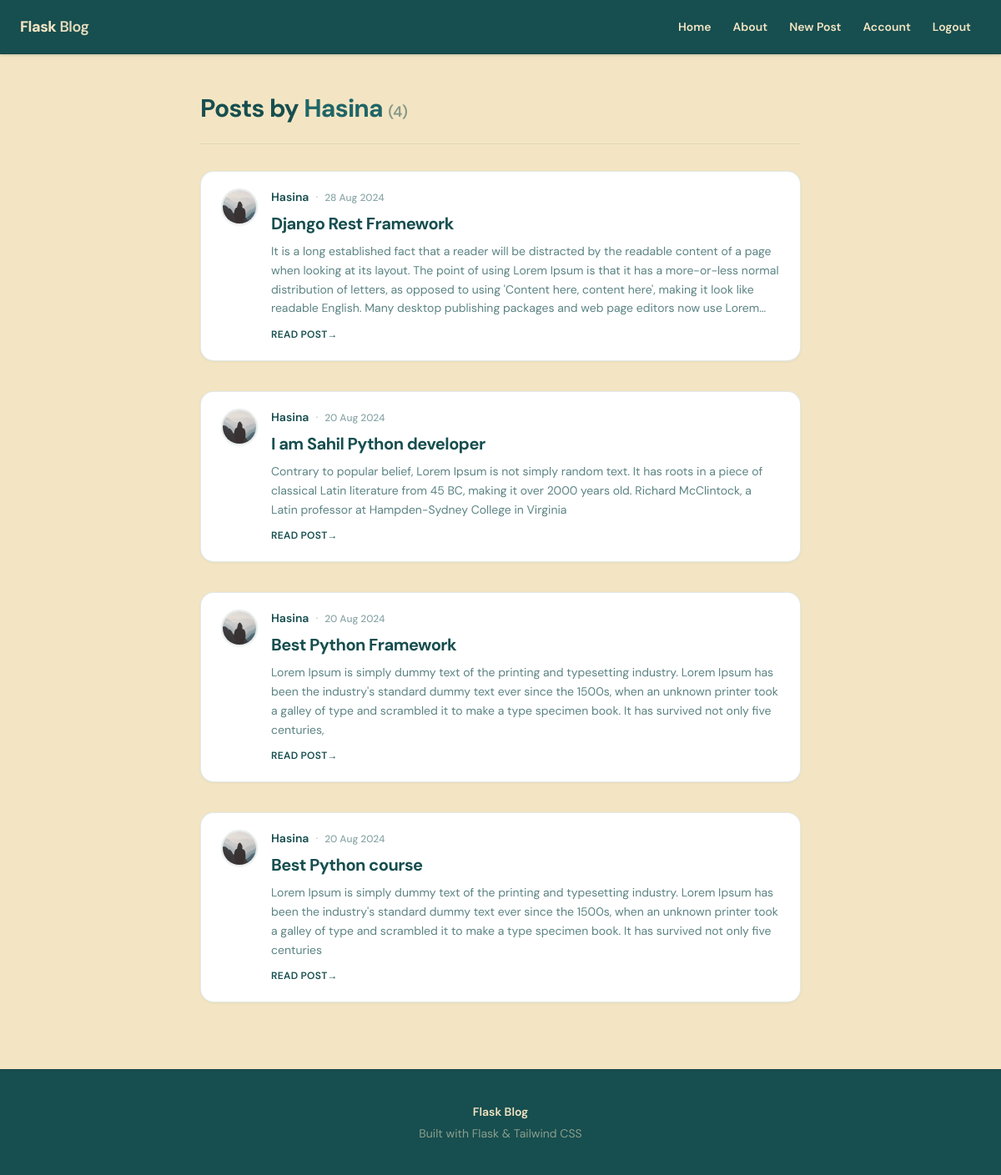
Page /user/Hasina (signed in) on the committed database.
### flaskblog/models.py (models this page shows, shortened)
class User(db.Model, UserMixin):
    id = db.Column(db.Integer, primary_key=True)
    username = db.Column(db.String(20), unique=True, nullable=False)
    email = db.Column(db.String(120), unique=True, nullable=False)
    image_file = db.Column(db.String(20), nullable=False, default='default.jpg')
    password = db.Column(db.String(60), nullable=False)
    posts = db.relationship('Post', backref='author', lazy=True)

class Post(db.Model):
    id = db.Column(db.Integer, primary_key=True)
    title = db.Column(db.String(100), nullable=False)
    date_posted = db.Column(db.DateTime, nullable=False, default=datetime.utcnow)
    content = db.Column(db.Text, nullable=False)
    user_id = db.Column(db.Integer, db.ForeignKey('user.id'), nullable=False)

### flaskblog/user/routes.py (the view)
@users.route("/user/<string:username>")
def user_posts(username):
    page = request.args.get('page', 1, type=int)
    user = User.query.filter_by(username=username).first_or_404()
    posts = Post.query.filter_by(author=user)\
        .order_by(Post.date_posted.desc())\
        .paginate(page=page, per_page=5)
    return render_template('user_posts.html', posts=posts, user=user)

### flaskblog/models.py (called while the page is built)
@login_manager.user_loader
def load_user(user_id):
    return User.query.get(int(user_id))

### flaskblog/templates/user_posts.html (shortened to what this page needs)
{% extends "layout.html" %}
{% block content %}
	<header class="mb-8 border-b border-forest/10 pb-6">
		<h1 class="text-2xl font-bold tracking-tight text-forest sm:text-3xl">
			Posts by <span class="text-forest-light">{{ user.username }}</span>
			<span class="text-lg font-semibold text-forest/50">({{ posts.total }})</span>
		</h1>
	</header>
	<div class="flex flex-col gap-5">
		{% for post in posts.items %}
			<article class="overflow-hidden rounded-2xl border border-forest/10 bg-white p-5 shadow-sm ring-1 ring-black/[0.03] transition hover:border-forest/20 hover:shadow-md sm:p-6">
				<div class="flex gap-4">
					<a href="{{ url_for('users.user_posts', username=post.author.username) }}" class="shrink-0 self-start">
						<img class="h-11 w-11 rounded-full border-2 border-forest/10 object-cover shadow-sm" src="{{ url_for('static', filename='profile_pics/' + post.author.image_file) }}" alt="">
					</a>
					<div class="min-w-0 flex-1">
						<div class="flex flex-wrap items-baseline gap-x-2 gap-y-0.5 text-sm">
							<a class="font-semibold text-forest hover:text-forest-light hover:underline" href="{{ url_for('users.user_posts', username=post.author.username) }}">{{ post.author.username }}</a>
							<span class="text-forest/35" aria-hidden="true">·</span>
							<time class="text-xs font-medium tabular-nums text-forest/50">{{ post.date_posted.strftime('%d %b %Y') }}</time>
						</div>
						<h2 class="mt-2 text-lg font-bold leading-snug tracking-tight text-forest sm:text-xl">
							<a class="hover:text-forest-light" href="{{ url_for('posts.post', post_id=post.id) }}">{{ post.title }}</a>
						</h2>
						<p class="mt-2 line-clamp-4 text-sm leading-relaxed text-forest/70">{{ post.content }}</p>
						<a href="{{ url_for('posts.post', post_id=post.id) }}" class="mt-3 inline-flex text-xs font-semibold uppercase tracking-wide text-forest hover:text-forest-light">Read post <span aria-hidden="true">→</span></a>
					</div>
				</div>
			</article>
		{% endfor %}
	</div>
{% endblock content %}

### flaskblog/static/main.css (style rules this page uses)
html, :host { line-height: 1.5; -webkit-text-size-adjust: 100%; -moz-tab-size: 4; -o-tab-size: 4; tab-size: 4; font-family: DM Sans, ui-sans-serif, system-ui, sans-serif; font-feature-settings: normal; font-variation-settings: normal; -webkit-tap-highlight-color: transparent; }
body { margin: 0; line-height: inherit; }
h1, h2, h3, h4, h5, h6 { font-size: inherit; font-weight: inherit; }
a { color: inherit; text-decoration: inherit; }
blockquote, dl, dd, h1, h2, h3, h4, h5, h6, hr, figure, p, pre { margin: 0; }
img, svg, video, canvas, audio, iframe, embed, object { display: block; vertical-align: middle; }
img, video { max-width: 100%; height: auto; }
html { scroll-behavior: smooth; }
body { font-family: DM Sans, ui-sans-serif, system-ui, sans-serif; --tw-text-opacity: 1; color: rgb(23 78 79 / var(--tw-text-opacity, 1)); -webkit-font-smoothing: antialiased; -moz-osx-font-smoothing: grayscale; }
.mb-8 { margin-bottom: 2rem; }
.mt-2 { margin-top: 0.5rem; }
.mt-3 { margin-top: 0.75rem; }
.line-clamp-4 { overflow: hidden; display: -webkit-box; -webkit-box-orient: vertical; -webkit-line-clamp: 4; }
.flex { display: flex; }
.inline-flex { display: inline-flex; }
.h-11 { height: 2.75rem; }
.h-full { height: 100%; }
.min-h-screen { min-height: 100vh; }
.w-11 { width: 2.75rem; }
.min-w-0 { min-width: 0px; }
.flex-1 { flex: 1 1 0%; }
.shrink-0 { flex-shrink: 0; }
.flex-col { flex-direction: column; }
.flex-wrap { flex-wrap: wrap; }
.items-baseline { align-items: baseline; }
.gap-4 { gap: 1rem; }
.gap-5 { gap: 1.25rem; }
.gap-x-2 { -moz-column-gap: 0.5rem; column-gap: 0.5rem; }
.gap-y-0\.5 { row-gap: 0.125rem; }
.self-start { align-self: flex-start; }
.overflow-hidden { overflow: hidden; }
.rounded-2xl { border-radius: 1rem; }
.rounded-full { border-radius: 9999px; }
.border { border-width: 1px; }
.border-2 { border-width: 2px; }
.border-b { border-bottom-width: 1px; }
.border-forest\/10 { border-color: rgb(23 78 79 / 0.1); }
.bg-white { --tw-bg-opacity: 1; background-color: rgb(255 255 255 / var(--tw-bg-opacity, 1)); }
.bg-\[\#F3E5C3\] { --tw-bg-opacity: 1; background-color: rgb(243 229 195 / var(--tw-bg-opacity, 1)); }
.object-cover { -o-object-fit: cover; object-fit: cover; }
.p-5 { padding: 1.25rem; }
.pb-6 { padding-bottom: 1.5rem; }
.text-2xl { font-size: 1.5rem; line-height: 2rem; }
.text-lg { font-size: 1.125rem; line-height: 1.75rem; }
.text-sm { font-size: 0.875rem; line-height: 1.25rem; }
.text-xs { font-size: 0.75rem; line-height: 1rem; }
.font-bold { font-weight: 700; }
.font-medium { font-weight: 500; }
.font-semibold { font-weight: 600; }
.uppercase { text-transform: uppercase; }
.tabular-nums { --tw-numeric-spacing: tabular-nums; font-variant-numeric: var(--tw-ordinal) var(--tw-slashed-zero) var(--tw-numeric-figure) var(--tw-numeric-spacing) var(--tw-numeric-fraction); }
.leading-relaxed { line-height: 1.625; }
.leading-snug { line-height: 1.375; }
.tracking-tight { letter-spacing: -0.025em; }
.tracking-wide { letter-spacing: 0.025em; }
.text-forest { --tw-text-opacity: 1; color: rgb(23 78 79 / var(--tw-text-opacity, 1)); }
.text-forest-light { --tw-text-opacity: 1; color: rgb(31 101 103 / var(--tw-text-opacity, 1)); }
.text-forest\/35 { color: rgb(23 78 79 / 0.35); }
.text-forest\/50 { color: rgb(23 78 79 / 0.5); }
.text-forest\/70 { color: rgb(23 78 79 / 0.7); }
.shadow-sm { --tw-shadow: 0 1px 2px 0 rgb(0 0 0 / 0.05); --tw-shadow-colored: 0 1px 2px 0 var(--tw-shadow-color); box-shadow: var(--tw-ring-offset-shadow, 0 0 #0000), var(--tw-ring-shadow, 0 0 #0000), var(--tw-shadow); }
.ring-1 { --tw-ring-offset-shadow: var(--tw-ring-inset) 0 0 0 var(--tw-ring-offset-width) var(--tw-ring-offset-color); --tw-ring-shadow: var(--tw-ring-inset) 0 0 0 calc(1px + var(--tw-ring-offset-width)) var(--tw-ring-color); box-shadow: var(--tw-ring-offset-shadow), var(--tw-ring-shadow), var(--tw-shadow, 0 0 #0000); }
.ring-black\/\[0\.03\] { --tw-ring-color: rgb(0 0 0 / 0.03); }
.transition { transition-property: color, background-color, border-color, text-decoration-color, fill, stroke, opacity, box-shadow, transform, filter, backdrop-filter; transition-timing-function: cubic-bezier(0.4, 0, 0.2, 1); transition-duration: 150ms; }
@media (min-width: 640px) { .sm\:p-6 { padding: 1.5rem; } }
@media (min-width: 640px) { .sm\:text-3xl { font-size: 1.875rem; line-height: 2.25rem; } }
@media (min-width: 640px) { .sm\:text-xl { font-size: 1.25rem; line-height: 1.75rem; } }

### rows in the picture
User: username "Hasina"
Post: image_file (placeholder picture), author.username "Hasina", date_posted "28 Aug 2024", title "Django Rest Framework", content "It is a long established fact that a reader will be distracted by the readable content of a page when looking at its layout. The point of using Lorem Ipsum is that it has a more-or-less normal distribution of letters, as opposed to using 'Content here, content here', making it look like readable English. Many desktop publishing packages and web page editors now use…"
Post: image_file (placeholder picture), author.username "Hasina", date_posted "20 Aug 2024", title "I am Sahil Python developer", content "Contrary to popular belief, Lorem Ipsum is not simply random text. It has roots in a piece of classical Latin literature from 45 BC, making it over 2000 years old. Richard McClintock, a Latin professor at Hampden-Sydney College in Virginia"
Post: image_file (placeholder picture), author.username "Hasina", date_posted "20 Aug 2024", title "Best Python Framework", content "Lorem Ipsum is simply dummy text of the printing and typesetting industry. Lorem Ipsum has been the industry's standard dummy text ever since the 1500s, when an unknown printer took a galley of type and scrambled it to make a type specimen book. It has survived not only five centuries,"
Post: image_file (placeholder picture), author.username "Hasina", date_posted "20 Aug 2024", title "Best Python course", content "Lorem Ipsum is simply dummy text of the printing and typesetting industry. Lorem Ipsum has been the industry's standard dummy text ever since the 1500s, when an unknown printer took a galley of type and scrambled it to make a type specimen book. It has survived not only five centuries"

### other values in the picture
{{ posts.total }} "4"
